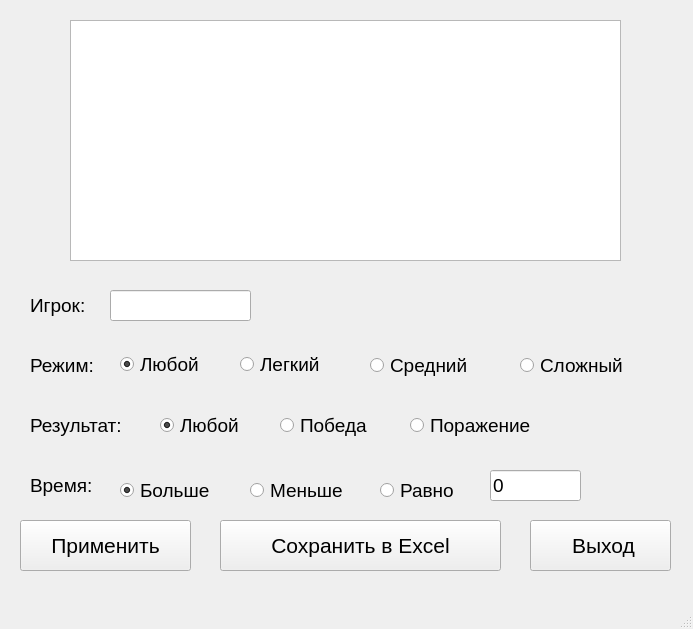
<?xml version="1.0" encoding="UTF-8"?>
<ui version="4.0">
 <class>MainWindow</class>
 <widget class="QMainWindow" name="MainWindow">
  <property name="geometry">
   <rect>
    <x>0</x>
    <y>0</y>
    <width>693</width>
    <height>629</height>
   </rect>
  </property>
  <property name="windowTitle">
   <string>Minesweeper</string>
  </property>
  <widget class="QWidget" name="centralwidget">
   <widget class="QTableWidget" name="table">
    <property name="geometry">
     <rect>
      <x>70</x>
      <y>20</y>
      <width>551</width>
      <height>241</height>
     </rect>
    </property>
    <property name="font">
     <font>
      <pointsize>14</pointsize>
     </font>
    </property>
    <property name="editTriggers">
     <set>QAbstractItemView::NoEditTriggers</set>
    </property>
   </widget>
   <widget class="QPushButton" name="exit">
    <property name="geometry">
     <rect>
      <x>530</x>
      <y>520</y>
      <width>141</width>
      <height>51</height>
     </rect>
    </property>
    <property name="font">
     <font>
      <pointsize>16</pointsize>
     </font>
    </property>
    <property name="text">
     <string> Выход</string>
    </property>
   </widget>
   <widget class="QLabel" name="label">
    <property name="geometry">
     <rect>
      <x>30</x>
      <y>290</y>
      <width>71</width>
      <height>31</height>
     </rect>
    </property>
    <property name="font">
     <font>
      <pointsize>14</pointsize>
     </font>
    </property>
    <property name="text">
     <string>Игрок:</string>
    </property>
   </widget>
   <widget class="QLineEdit" name="player_name">
    <property name="geometry">
     <rect>
      <x>110</x>
      <y>290</y>
      <width>141</width>
      <height>31</height>
     </rect>
    </property>
    <property name="font">
     <font>
      <pointsize>14</pointsize>
     </font>
    </property>
   </widget>
   <widget class="QLabel" name="label_2">
    <property name="geometry">
     <rect>
      <x>30</x>
      <y>350</y>
      <width>91</width>
      <height>31</height>
     </rect>
    </property>
    <property name="font">
     <font>
      <pointsize>14</pointsize>
     </font>
    </property>
    <property name="text">
     <string>Режим:</string>
    </property>
   </widget>
   <widget class="QRadioButton" name="radioButton">
    <property name="geometry">
     <rect>
      <x>120</x>
      <y>349</y>
      <width>101</width>
      <height>31</height>
     </rect>
    </property>
    <property name="font">
     <font>
      <pointsize>14</pointsize>
     </font>
    </property>
    <property name="text">
     <string>Любой</string>
    </property>
    <property name="checked">
     <bool>true</bool>
    </property>
    <attribute name="buttonGroup">
     <string notr="true">buttonGroup</string>
    </attribute>
   </widget>
   <widget class="QRadioButton" name="r1">
    <property name="geometry">
     <rect>
      <x>240</x>
      <y>349</y>
      <width>101</width>
      <height>31</height>
     </rect>
    </property>
    <property name="font">
     <font>
      <pointsize>14</pointsize>
     </font>
    </property>
    <property name="text">
     <string>Легкий</string>
    </property>
    <attribute name="buttonGroup">
     <string notr="true">buttonGroup</string>
    </attribute>
   </widget>
   <widget class="QRadioButton" name="r2">
    <property name="geometry">
     <rect>
      <x>370</x>
      <y>350</y>
      <width>121</width>
      <height>31</height>
     </rect>
    </property>
    <property name="font">
     <font>
      <pointsize>14</pointsize>
     </font>
    </property>
    <property name="text">
     <string>Средний</string>
    </property>
    <attribute name="buttonGroup">
     <string notr="true">buttonGroup</string>
    </attribute>
   </widget>
   <widget class="QRadioButton" name="r3">
    <property name="geometry">
     <rect>
      <x>520</x>
      <y>350</y>
      <width>131</width>
      <height>31</height>
     </rect>
    </property>
    <property name="font">
     <font>
      <pointsize>14</pointsize>
     </font>
    </property>
    <property name="text">
     <string>Сложный</string>
    </property>
    <attribute name="buttonGroup">
     <string notr="true">buttonGroup</string>
    </attribute>
   </widget>
   <widget class="QLabel" name="label_3">
    <property name="geometry">
     <rect>
      <x>30</x>
      <y>410</y>
      <width>121</width>
      <height>31</height>
     </rect>
    </property>
    <property name="font">
     <font>
      <pointsize>14</pointsize>
     </font>
    </property>
    <property name="text">
     <string>Результат:</string>
    </property>
   </widget>
   <widget class="QRadioButton" name="r4">
    <property name="geometry">
     <rect>
      <x>280</x>
      <y>410</y>
      <width>101</width>
      <height>31</height>
     </rect>
    </property>
    <property name="font">
     <font>
      <pointsize>14</pointsize>
     </font>
    </property>
    <property name="text">
     <string>Победа</string>
    </property>
    <property name="checked">
     <bool>false</bool>
    </property>
    <attribute name="buttonGroup">
     <string notr="true">buttonGroup_2</string>
    </attribute>
   </widget>
   <widget class="QRadioButton" name="r5">
    <property name="geometry">
     <rect>
      <x>410</x>
      <y>410</y>
      <width>151</width>
      <height>31</height>
     </rect>
    </property>
    <property name="font">
     <font>
      <pointsize>14</pointsize>
     </font>
    </property>
    <property name="text">
     <string>Поражение</string>
    </property>
    <property name="checked">
     <bool>false</bool>
    </property>
    <attribute name="buttonGroup">
     <string notr="true">buttonGroup_2</string>
    </attribute>
   </widget>
   <widget class="QRadioButton" name="radioButton_7">
    <property name="geometry">
     <rect>
      <x>160</x>
      <y>410</y>
      <width>95</width>
      <height>31</height>
     </rect>
    </property>
    <property name="font">
     <font>
      <pointsize>14</pointsize>
     </font>
    </property>
    <property name="text">
     <string>Любой</string>
    </property>
    <property name="checked">
     <bool>true</bool>
    </property>
    <attribute name="buttonGroup">
     <string notr="true">buttonGroup_2</string>
    </attribute>
   </widget>
   <widget class="QPushButton" name="filter">
    <property name="geometry">
     <rect>
      <x>20</x>
      <y>520</y>
      <width>171</width>
      <height>51</height>
     </rect>
    </property>
    <property name="font">
     <font>
      <pointsize>16</pointsize>
     </font>
    </property>
    <property name="text">
     <string>Применить</string>
    </property>
   </widget>
   <widget class="QPushButton" name="to_excel">
    <property name="geometry">
     <rect>
      <x>220</x>
      <y>520</y>
      <width>281</width>
      <height>51</height>
     </rect>
    </property>
    <property name="font">
     <font>
      <pointsize>16</pointsize>
     </font>
    </property>
    <property name="text">
     <string>Сохранить в Excel</string>
    </property>
   </widget>
   <widget class="QLabel" name="label_4">
    <property name="geometry">
     <rect>
      <x>30</x>
      <y>470</y>
      <width>81</width>
      <height>31</height>
     </rect>
    </property>
    <property name="font">
     <font>
      <pointsize>14</pointsize>
     </font>
    </property>
    <property name="text">
     <string>Время:</string>
    </property>
   </widget>
   <widget class="QRadioButton" name="r6">
    <property name="geometry">
     <rect>
      <x>120</x>
      <y>480</y>
      <width>111</width>
      <height>20</height>
     </rect>
    </property>
    <property name="font">
     <font>
      <pointsize>14</pointsize>
     </font>
    </property>
    <property name="text">
     <string>Больше</string>
    </property>
    <property name="checked">
     <bool>true</bool>
    </property>
    <attribute name="buttonGroup">
     <string notr="true">buttonGroup_3</string>
    </attribute>
   </widget>
   <widget class="QRadioButton" name="r7">
    <property name="geometry">
     <rect>
      <x>250</x>
      <y>480</y>
      <width>111</width>
      <height>20</height>
     </rect>
    </property>
    <property name="font">
     <font>
      <pointsize>14</pointsize>
     </font>
    </property>
    <property name="text">
     <string>Меньше</string>
    </property>
    <attribute name="buttonGroup">
     <string notr="true">buttonGroup_3</string>
    </attribute>
   </widget>
   <widget class="QRadioButton" name="r8">
    <property name="geometry">
     <rect>
      <x>380</x>
      <y>480</y>
      <width>91</width>
      <height>20</height>
     </rect>
    </property>
    <property name="font">
     <font>
      <pointsize>14</pointsize>
     </font>
    </property>
    <property name="text">
     <string>Равно</string>
    </property>
    <attribute name="buttonGroup">
     <string notr="true">buttonGroup_3</string>
    </attribute>
   </widget>
   <widget class="QLineEdit" name="time_line">
    <property name="geometry">
     <rect>
      <x>490</x>
      <y>470</y>
      <width>91</width>
      <height>31</height>
     </rect>
    </property>
    <property name="font">
     <font>
      <pointsize>14</pointsize>
     </font>
    </property>
    <property name="text">
     <string>0</string>
    </property>
   </widget>
  </widget>
  <widget class="QMenuBar" name="menubar">
   <property name="geometry">
    <rect>
     <x>0</x>
     <y>0</y>
     <width>693</width>
     <height>26</height>
    </rect>
   </property>
  </widget>
  <widget class="QStatusBar" name="statusbar"/>
 </widget>
 <resources/>
 <connections/>
 <buttongroups>
  <buttongroup name="buttonGroup_2"/>
  <buttongroup name="buttonGroup"/>
  <buttongroup name="buttonGroup_3"/>
 </buttongroups>
</ui>
